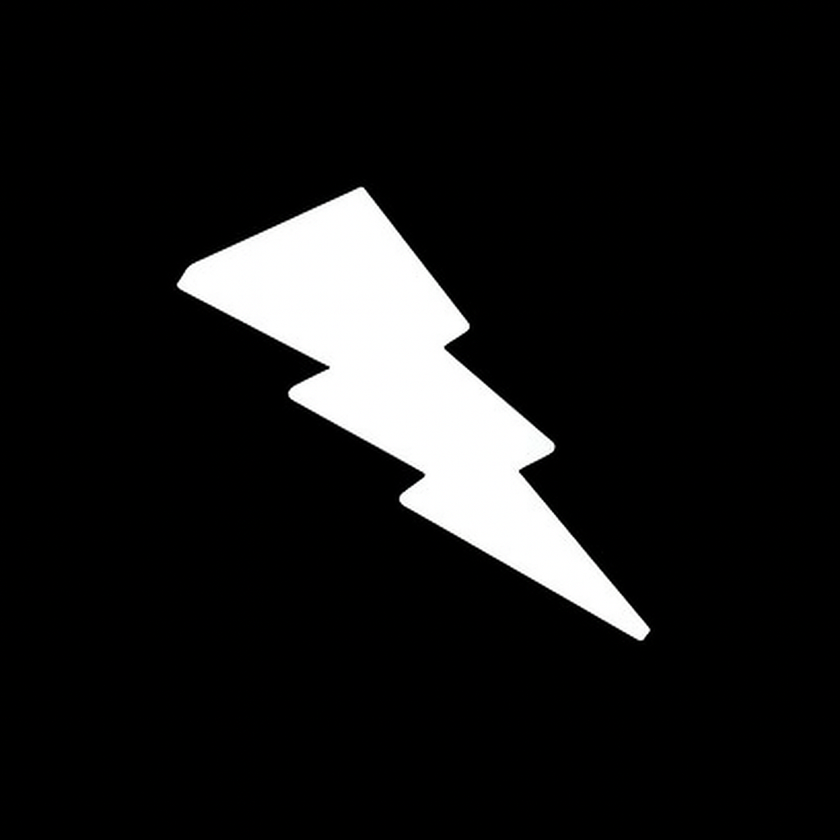
#> input picture 3 -  Image Processing in OpenCV/3.8 - Contours in OpenCV/3.8.2 - Contour Features/lightning.png, 840 x 840 px, shrunk from 1024 x 1024 before the run
$ python 7b_Rotated_Rectangle.py   (older library calls are emulated)
#> lines starting #> are read from the running program, lines starting #| are printed output that depends on the picture; after the words box and inside, x2 and y2 are one past the last pixel; in counts of white or black regions, pixels touching at a corner belong together
import cv2
import numpy as np

img = cv2.imread('lightning.png')
#> img is the input picture: shape (840, 840, 3); mean B, G, R 23.4, 23.4, 23.4
img_gray = cv2.imread('lightning.png', 0)
#> img_gray: shape (840, 840); min 0, max 255, mean 23.3
ret, thresh = cv2.threshold(img_gray, 127, 255, 0)
#> thresh: shape (840, 840); 9.2% white; 1 white region
contours, hierarchy = cv2.findContours(thresh, 1, 2)
#> contours = 1 contour; box (x1, y1, x2, y2) and area: (177, 187, 650, 640) 64108
cnt = contours[0]
#> cnt = contour of 851 points, box (x1, y1, x2, y2) (177, 187, 650, 640), area 64108

rect = cv2.minAreaRect(cnt)
#> rect = ((452, 415.8), (200.3, 585.3), -45.51)
box = cv2.boxPoints(rect)
#> box = [[590.6, 692.3], [173.1, 282.2], [313.4, 139.3], [731, 549.4]]
box = np.intp(box)  # np.int0 has been deprecated. Use np.int or np.int32 instead of np.int0
#> box = [[590, 692], [173, 282], [313, 139], [730, 549]]
img = cv2.drawContours(img, [box], 0, (0, 0, 255), 2)
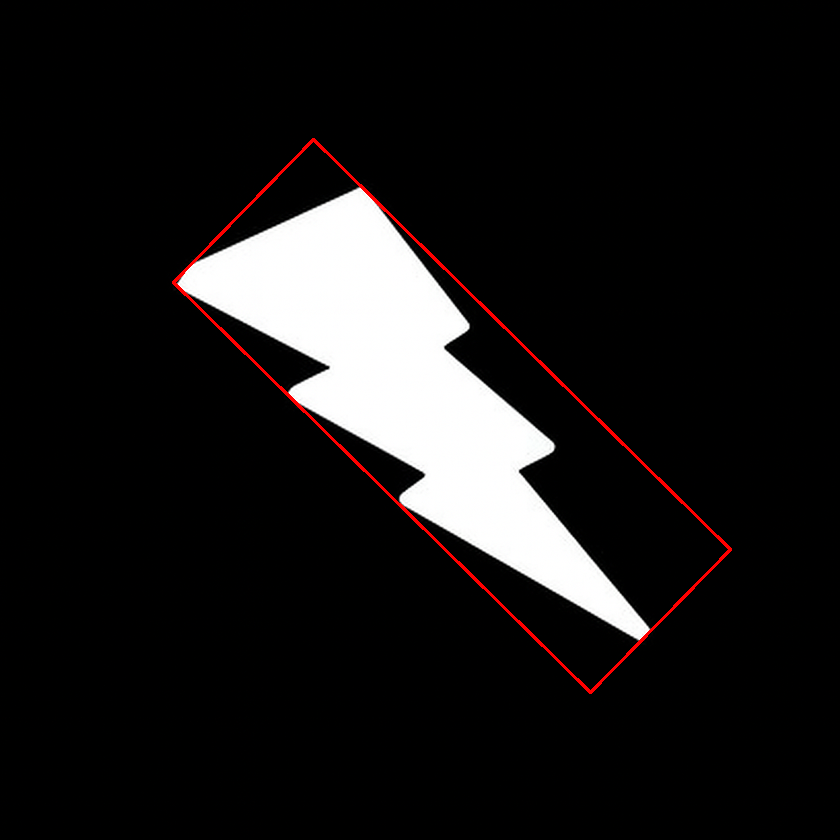
#> img: shape (840, 840, 3); 0.7% of pixels changed, all inside (x1, y1, x2, y2) = (172, 138, 732, 694)

cv2.imwrite('7b_Rotated_Rectangle.png', img)
